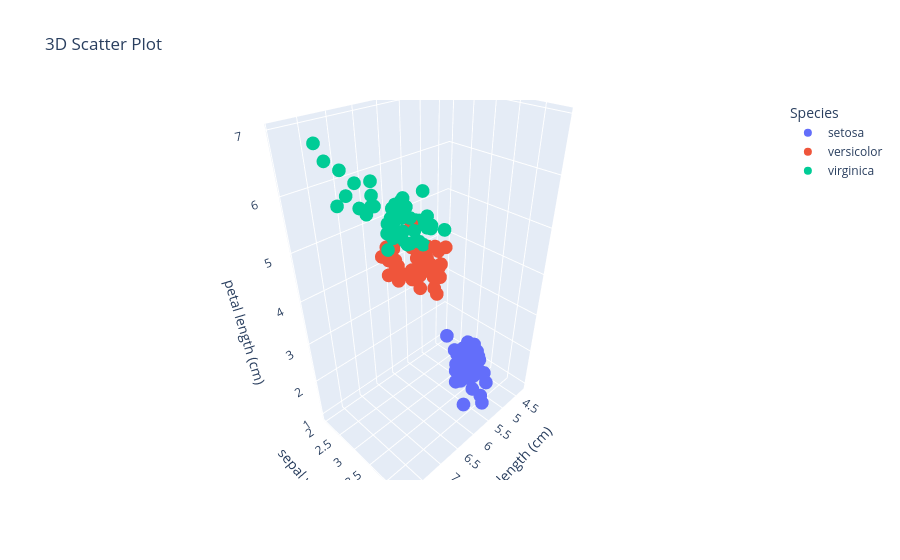

Source (notebook cell):
### Code cell
### Scatter plot 3d
fig = px.scatter_3d(
    data,
    x = "sepal length (cm)",
    y = "sepal width (cm)",
    z = "petal length (cm)",
    color = "Species",
    title = "3D Scatter Plot"
)

fig.show()

### Figure 1 — Plotly figure (JSON) as saved in the notebook; plotly's stock layout.template omitted (floating-point values rounded to 4 significant figures)
{"data": [{"hovertemplate": "Species=setosa<br>sepal length (cm)=%{x}<br>sepal width (cm)=%{y}<br>petal length (cm)=%{z}<extra></extra>", "legendgroup": "setosa", "marker": {"color": "#636efa", "symbol": "circle"}, "mode": "markers", "name": "setosa", "scene": "scene", "showlegend": true, "type": "scatter3d", "x": [5.1, 4.9, 4.7, 4.6, 5.0, 5.4, 4.6, 5.0, 4.4, 4.9, 5.4, 4.8, 4.8, 4.3, 5.8, 5.7, 5.4, 5.1, 5.7, 5.1, 5.4, 5.1, 4.6, 5.1, 4.8, 5.0, 5.0, 5.2, 5.2, 4.7, 4.8, 5.4, 5.2, 5.5, 4.9, 5.0, 5.5, 4.9, 4.4, 5.1, 5.0, 4.5, 4.4, 5.0, 5.1, 4.8, 5.1, 4.6, 5.3, 5.0], "y": [3.5, 3.0, 3.2, 3.1, 3.6, 3.9, 3.4, 3.4, 2.9, 3.1, 3.7, 3.4, 3.0, 3.0, 4.0, 4.4, 3.9, 3.5, 3.8, 3.8, 3.4, 3.7, 3.6, 3.3, 3.4, 3.0, 3.4, 3.5, 3.4, 3.2, 3.1, 3.4, 4.1, 4.2, 3.1, 3.2, 3.5, 3.6, 3.0, 3.4, 3.5, 2.3, 3.2, 3.5, 3.8, 3.0, 3.8, 3.2, 3.7, 3.3], "z": [1.4, 1.4, 1.3, 1.5, 1.4, 1.7, 1.4, 1.5, 1.4, 1.5, 1.5, 1.6, 1.4, 1.1, 1.2, 1.5, 1.3, 1.4, 1.7, 1.5, 1.7, 1.5, 1.0, 1.7, 1.9, 1.6, 1.6, 1.5, 1.4, 1.6, 1.6, 1.5, 1.5, 1.4, 1.5, 1.2, 1.3, 1.4, 1.3, 1.5, 1.3, 1.3, 1.3, 1.6, 1.9, 1.4, 1.6, 1.4, 1.5, 1.4]}, {"hovertemplate": "Species=versicolor<br>sepal length (cm)=%{x}<br>sepal width (cm)=%{y}<br>petal length (cm)=%{z}<extra></extra>", "legendgroup": "versicolor", "marker": {"color": "#EF553B", "symbol": "circle"}, "mode": "markers", "name": "versicolor", "scene": "scene", "showlegend": true, "type": "scatter3d", "x": [7.0, 6.4, 6.9, 5.5, 6.5, 5.7, 6.3, 4.9, 6.6, 5.2, 5.0, 5.9, 6.0, 6.1, 5.6, 6.7, 5.6, 5.8, 6.2, 5.6, 5.9, 6.1, 6.3, 6.1, 6.4, 6.6, 6.8, 6.7, 6.0, 5.7, 5.5, 5.5, 5.8, 6.0, 5.4, 6.0, 6.7, 6.3, 5.6, 5.5, 5.5, 6.1, 5.8, 5.0, 5.6, 5.7, 5.7, 6.2, 5.1, 5.7], "y": [3.2, 3.2, 3.1, 2.3, 2.8, 2.8, 3.3, 2.4, 2.9, 2.7, 2.0, 3.0, 2.2, 2.9, 2.9, 3.1, 3.0, 2.7, 2.2, 2.5, 3.2, 2.8, 2.5, 2.8, 2.9, 3.0, 2.8, 3.0, 2.9, 2.6, 2.4, 2.4, 2.7, 2.7, 3.0, 3.4, 3.1, 2.3, 3.0, 2.5, 2.6, 3.0, 2.6, 2.3, 2.7, 3.0, 2.9, 2.9, 2.5, 2.8], "z": [4.7, 4.5, 4.9, 4.0, 4.6, 4.5, 4.7, 3.3, 4.6, 3.9, 3.5, 4.2, 4.0, 4.7, 3.6, 4.4, 4.5, 4.1, 4.5, 3.9, 4.8, 4.0, 4.9, 4.7, 4.3, 4.4, 4.8, 5.0, 4.5, 3.5, 3.8, 3.7, 3.9, 5.1, 4.5, 4.5, 4.7, 4.4, 4.1, 4.0, 4.4, 4.6, 4.0, 3.3, 4.2, 4.2, 4.2, 4.3, 3.0, 4.1]}, {"hovertemplate": "Species=virginica<br>sepal length (cm)=%{x}<br>sepal width (cm)=%{y}<br>petal length (cm)=%{z}<extra></extra>", "legendgroup": "virginica", "marker": {"color": "#00cc96", "symbol": "circle"}, "mode": "markers", "name": "virginica", "scene": "scene", "showlegend": true, "type": "scatter3d", "x": [6.3, 5.8, 7.1, 6.3, 6.5, 7.6, 4.9, 7.3, 6.7, 7.2, 6.5, 6.4, 6.8, 5.7, 5.8, 6.4, 6.5, 7.7, 7.7, 6.0, 6.9, 5.6, 7.7, 6.3, 6.7, 7.2, 6.2, 6.1, 6.4, 7.2, 7.4, 7.9, 6.4, 6.3, 6.1, 7.7, 6.3, 6.4, 6.0, 6.9, 6.7, 6.9, 5.8, 6.8, 6.7, 6.7, 6.3, 6.5, 6.2, 5.9], "y": [3.3, 2.7, 3.0, 2.9, 3.0, 3.0, 2.5, 2.9, 2.5, 3.6, 3.2, 2.7, 3.0, 2.5, 2.8, 3.2, 3.0, 3.8, 2.6, 2.2, 3.2, 2.8, 2.8, 2.7, 3.3, 3.2, 2.8, 3.0, 2.8, 3.0, 2.8, 3.8, 2.8, 2.8, 2.6, 3.0, 3.4, 3.1, 3.0, 3.1, 3.1, 3.1, 2.7, 3.2, 3.3, 3.0, 2.5, 3.0, 3.4, 3.0], "z": [6.0, 5.1, 5.9, 5.6, 5.8, 6.6, 4.5, 6.3, 5.8, 6.1, 5.1, 5.3, 5.5, 5.0, 5.1, 5.3, 5.5, 6.7, 6.9, 5.0, 5.7, 4.9, 6.7, 4.9, 5.7, 6.0, 4.8, 4.9, 5.6, 5.8, 6.1, 6.4, 5.6, 5.1, 5.6, 6.1, 5.6, 5.5, 4.8, 5.4, 5.6, 5.1, 5.1, 5.9, 5.7, 5.2, 5.0, 5.2, 5.4, 5.1]}], "layout": {"legend": {"title": {"text": "Species"}, "tracegroupgap": 0}, "scene": {"domain": {"x": [0, 1], "y": [0, 1]}, "xaxis": {"title": {"text": "sepal length (cm)"}}, "yaxis": {"title": {"text": "sepal width (cm)"}}, "zaxis": {"title": {"text": "petal length (cm)"}}}, "title": {"text": "3D Scatter Plot"}}}
